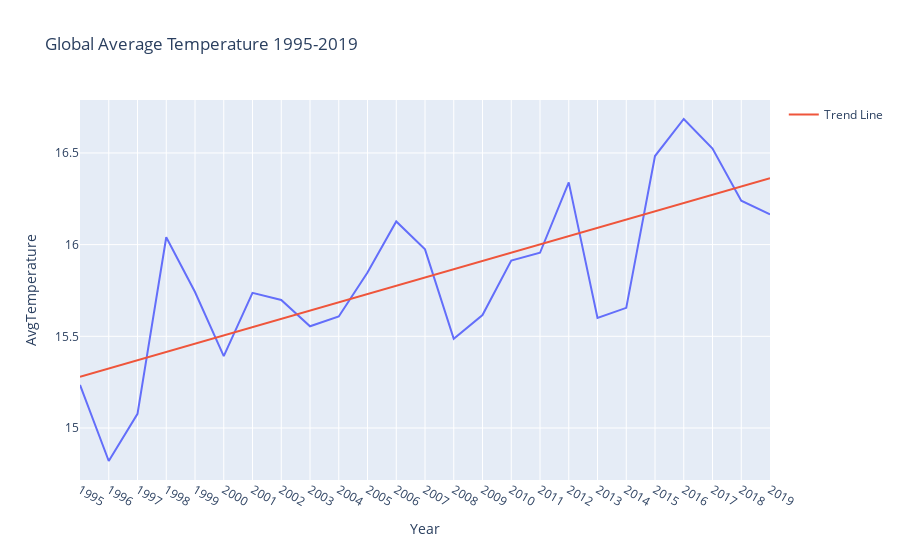

Notebook cell for this chart:
### Code cell
fig.add_trace(go.Scatter(x = data_agg.Year, y = line, name = "Trend Line"))
fig.show()

### Figure 1 — Plotly figure (JSON) as saved in the notebook; plotly's stock layout.template omitted (floating-point values rounded to 4 significant figures)
{"data": [{"hovertemplate": "Year=%{x}<br>AvgTemperature=%{y}<extra></extra>", "legendgroup": "", "line": {"color": "#636efa", "dash": "solid"}, "marker": {"symbol": "circle"}, "mode": "lines", "name": "", "orientation": "v", "showlegend": false, "type": "scatter", "x": [1995, 1996, 1997, 1998, 1999, 2000, 2001, 2002, 2003, 2004, 2005, 2006, 2007, 2008, 2009, 2010, 2011, 2012, 2013, 2014, 2015, 2016, 2017, 2018, 2019], "xaxis": "x", "y": [15.23, 14.82, 15.08, 16.04, 15.74, 15.39, 15.74, 15.7, 15.55, 15.61, 15.85, 16.13, 15.97, 15.49, 15.62, 15.91, 15.96, 16.34, 15.6, 15.66, 16.48, 16.69, 16.52, 16.24, 16.16], "yaxis": "y"}, {"name": "Trend Line", "type": "scatter", "x": [1995, 1996, 1997, 1998, 1999, 2000, 2001, 2002, 2003, 2004, 2005, 2006, 2007, 2008, 2009, 2010, 2011, 2012, 2013, 2014, 2015, 2016, 2017, 2018, 2019], "y": [15.28, 15.32, 15.37, 15.41, 15.46, 15.5, 15.55, 15.59, 15.64, 15.69, 15.73, 15.78, 15.82, 15.87, 15.91, 15.96, 16.0, 16.05, 16.09, 16.14, 16.18, 16.23, 16.27, 16.32, 16.36]}], "layout": {"legend": {"tracegroupgap": 0}, "title": {"text": "Global Average Temperature 1995-2019"}, "xaxis": {"anchor": "y", "domain": [0, 1], "dtick": "Year", "title": {"text": "Year"}}, "yaxis": {"anchor": "x", "domain": [0, 1], "title": {"text": "AvgTemperature"}}}}
